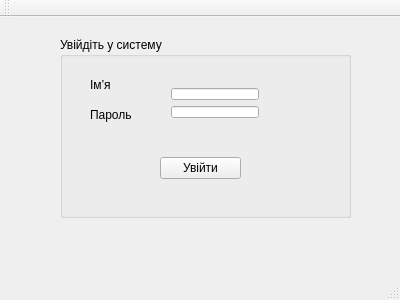
<?xml version="1.0" encoding="UTF-8"?>
<ui version="4.0">
 <class>Login</class>
 <widget class="QMainWindow" name="Login">
  <property name="geometry">
   <rect>
    <x>0</x>
    <y>0</y>
    <width>400</width>
    <height>300</height>
   </rect>
  </property>
  <property name="windowTitle">
   <string>Login</string>
  </property>
  <widget class="QWidget" name="centralWidget">
   <widget class="QLabel" name="label">
    <property name="geometry">
     <rect>
      <x>10</x>
      <y>230</y>
      <width>211</width>
      <height>16</height>
     </rect>
    </property>
    <property name="text">
     <string/>
    </property>
   </widget>
   <widget class="QGroupBox" name="groupBox">
    <property name="geometry">
     <rect>
      <x>60</x>
      <y>20</y>
      <width>291</width>
      <height>181</height>
     </rect>
    </property>
    <property name="title">
     <string>Увійдіть у систему</string>
    </property>
    <widget class="QPushButton" name="pushButton">
     <property name="geometry">
      <rect>
       <x>100</x>
       <y>120</y>
       <width>81</width>
       <height>22</height>
      </rect>
     </property>
     <property name="text">
      <string>Увійти</string>
     </property>
    </widget>
    <widget class="QLabel" name="label_2">
     <property name="geometry">
      <rect>
       <x>30</x>
       <y>40</y>
       <width>40</width>
       <height>16</height>
      </rect>
     </property>
     <property name="text">
      <string>Ім’я</string>
     </property>
    </widget>
    <widget class="QLabel" name="label_3">
     <property name="geometry">
      <rect>
       <x>30</x>
       <y>70</y>
       <width>64</width>
       <height>16</height>
      </rect>
     </property>
     <property name="text">
      <string>Пароль</string>
     </property>
    </widget>
    <widget class="QWidget" name="layoutWidget">
     <property name="geometry">
      <rect>
       <x>100</x>
       <y>40</y>
       <width>110</width>
       <height>52</height>
      </rect>
     </property>
     <layout class="QVBoxLayout" name="verticalLayout">
      <item>
       <widget class="QLineEdit" name="lineEdit_user_name"/>
      </item>
      <item>
       <widget class="QLineEdit" name="lineEdit_password">
        <property name="echoMode">
         <enum>QLineEdit::Password</enum>
        </property>
       </widget>
      </item>
     </layout>
    </widget>
   </widget>
  </widget>
  <widget class="QMenuBar" name="menuBar">
   <property name="geometry">
    <rect>
     <x>0</x>
     <y>0</y>
     <width>400</width>
     <height>19</height>
    </rect>
   </property>
  </widget>
  <widget class="QToolBar" name="mainToolBar">
   <attribute name="toolBarArea">
    <enum>TopToolBarArea</enum>
   </attribute>
   <attribute name="toolBarBreak">
    <bool>false</bool>
   </attribute>
  </widget>
  <widget class="QStatusBar" name="statusBar"/>
 </widget>
 <layoutdefault spacing="6" margin="11"/>
 <resources/>
 <connections/>
</ui>
